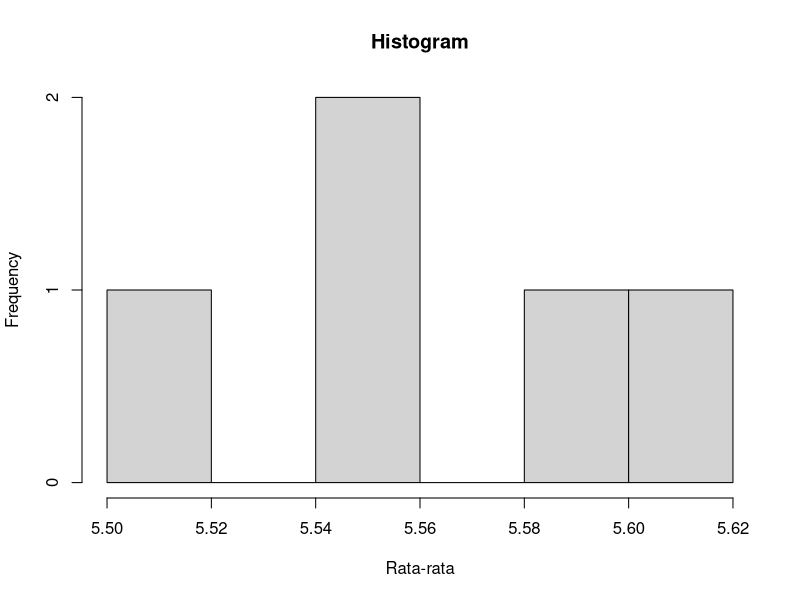

Reproduce this figure in R. (Note: this script raises an error after producing the figure.)
  set.seed(10) #mengunci bilangan acak agar muncul konsisten
  dfk = data.frame(matrix(ncol = 100, nrow = 100)) #membuat data frame kosong dengan dimensi 100x100
  
  names_kluster = c() #membuat nama kolom kluster kosong
  for (i in 1:100) {
    names_kluster= c(names_kluster, paste0("kluster",i))
  } # membuat nama kolum kluster1 s/d kluster100
  
  colnames(dfk) <- names_kluster #mengganti nama kolom
   
  data_populasi = sample(1:10, 10000, replace=T) #membuat bilangan random
  mean(data_populasi) #menghitung rata-rata
  
  batas_bawah<- seq(1, 10000, by = 100) # batas bawah untuk manipulasi bentuk
  batas_atas <- seq(100, 10000, 100) #
  
  
  for (i in 1:100) {
      dfk[,i] = data_populasi[batas_bawah[i]:batas_atas[i]]
  } #mengisi data frame dfk yang kosong 
  
  ### kluster 10
  pengambilan_10_kluster = sample(1:100, 10) #membuat bilangan random untuk kolom
  pengambilan_10_kluster
  data_10_kluster = dfk[pengambilan_10_kluster]
  
  sigma_rata_10 = 0
  for (i in 1:10) {
    sigma_rata_10 = sigma_rata_10 + mean(data_10_kluster[,i])
  }
  rata_rata10 <- sigma_rata_10/10
  
  ### 20 kluster
  pengambilan_20_kluster = sample(1:100, 20)
  data_20_kluster = dfk[pengambilan_20_kluster]
  
  sigma_rata_20 = 0
  for (i in 1:20) {
    sigma_rata_20 = sigma_rata_20 + mean(data_20_kluster[,i])
  }
  rata_rata20 <- sigma_rata_20/20
  
  ### kluster 30
  pengambilan_30_kluster = sample(1:100, 30)
  data_30_kluster = dfk[pengambilan_30_kluster]
  
  sigma_rata_30 = 0
  for (i in 1:30) {
    sigma_rata_30 = sigma_rata_30 + mean(data_30_kluster[,i])
  }
  rata_rata30 <- sigma_rata_30/30
  
  ### kluster 40
  pengambilan_40_kluster = sample(1:100, 40)
  data_40_kluster = dfk[pengambilan_40_kluster]
  
  sigma_rata_40 = 0
  for (i in 1:40) {
    sigma_rata_40 = sigma_rata_40 + mean(data_40_kluster[,i])
  }
  rata_rata40 <- sigma_rata_40/40
  
  ### kluster 50
  pengambilan_50_kluster = sample(1:100, 50)
  data_50_kluster = dfk[pengambilan_50_kluster]
  
  sigma_rata_50 = 0
  for (i in 1:50) {
    sigma_rata_50 = sigma_rata_50 + mean(data_50_kluster[,i])
  }
  rata_rata50 <- sigma_rata_50/50
  
  ##hist
  hist(c(rata_rata10, rata_rata20, rata_rata30, rata_rata40, rata_rata50), main = "Histogram", xlab="Rata-rata")
  #### proporsi
  set.seed(10)
  populasi_proporsi<-sample(x=c("negatif","netral","positif"), size=10000, replace = T)
  populasi_proporsi_df <- as.data.frame(populasi_proporsi)
  
  prop_negatif <- populasi_proporsi_df[populasi_proporsi_df$populasi_proporsi == 'negatif', ]
  length(prop_negatif)/10000
  prop_netral <- populasi_proporsi_df[populasi_proporsi_df$populasi_proporsi == 'netral', ]
  length(prop_netral)/10000
  prop_positif <- populasi_proporsi_df[populasi_proporsi_df$populasi_proporsi == 'positif', ]
  length(prop_negatif)
  
  dfk_prop = data.frame(matrix(ncol = 100, nrow = 100))
  
  names_kluster = c()
  for (i in 1:100) {
    names_kluster= c(names_kluster, paste0("kluster",i))
  }
  
  colnames(dfk_prop) <- names_kluster
  
  batas_bawah<- seq(1, 10000, by = 100)
  batas_atas <- seq(100, 10000, 100)
  
  
  for (i in 1:100) {
    dfk_prop[,i] = populasi_proporsi[batas_bawah[i]:batas_atas[i]]
  }
  
  ### kluster 10
  pengambilan_10_kluster = sample(1:100, 10)
  pengambilan_10_kluster
  data_10_kluster <- dfk_prop[pengambilan_10_kluster]
  
  data_10_kluster = data_10_kluster %>% gather("kluster", "Nilai") %>% count(Nilai)
  data_10_kluster %>% group_by(Nilai) %>% summarise(prop = n/1000)
  
  ### kluster 20
  pengambilan_20_kluster = sample(1:100, 20)
  pengambilan_20_kluster
  data_20_kluster <- dfk_prop[pengambilan_20_kluster]
  
  data_20_kluster <- data_20_kluster %>% gather("kluster", "Nilai") %>% count(Nilai)
  data_20_kluster %>% group_by(Nilai) %>% summarise(prop = n/2000)
